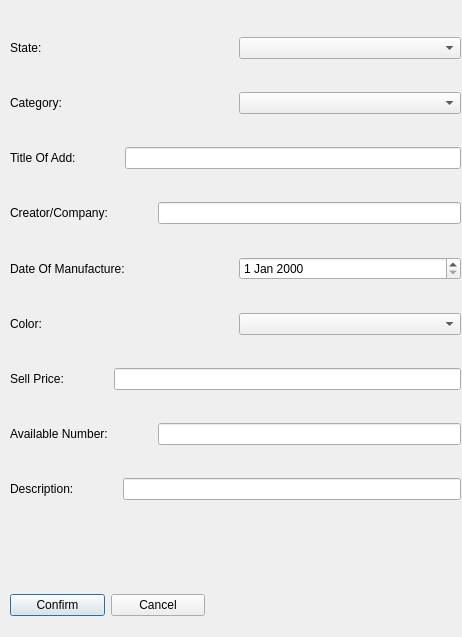
<?xml version="1.0" encoding="UTF-8"?>
<ui version="4.0">
 <class>AddProduct1</class>
 <widget class="QDialog" name="AddProduct1">
  <property name="geometry">
   <rect>
    <x>0</x>
    <y>0</y>
    <width>462</width>
    <height>637</height>
   </rect>
  </property>
  <property name="sizePolicy">
   <sizepolicy hsizetype="Fixed" vsizetype="Fixed">
    <horstretch>0</horstretch>
    <verstretch>0</verstretch>
   </sizepolicy>
  </property>
  <property name="windowTitle">
   <string>Dialog</string>
  </property>
  <property name="styleSheet">
   <string notr="true"/>
  </property>
  <widget class="QWidget" name="layoutWidget">
   <property name="geometry">
    <rect>
     <x>10</x>
     <y>10</y>
     <width>451</width>
     <height>521</height>
    </rect>
   </property>
   <layout class="QVBoxLayout" name="verticalLayout">
    <item>
     <layout class="QHBoxLayout" name="horizontalLayout">
      <item>
       <widget class="QLabel" name="stateL">
        <property name="styleSheet">
         <string notr="true">&lt;font color='red'&gt;text&lt;/font&gt;</string>
        </property>
        <property name="text">
         <string>State:  </string>
        </property>
       </widget>
      </item>
      <item>
       <widget class="QComboBox" name="stateCombo"/>
      </item>
     </layout>
    </item>
    <item>
     <layout class="QHBoxLayout" name="horizontalLayout_10">
      <item>
       <layout class="QHBoxLayout" name="horizontalLayout_7">
        <item>
         <widget class="QLabel" name="categoryL">
          <property name="text">
           <string>Category: </string>
          </property>
         </widget>
        </item>
        <item>
         <spacer name="horizontalSpacer_3">
          <property name="orientation">
           <enum>Qt::Horizontal</enum>
          </property>
          <property name="sizeType">
           <enum>QSizePolicy::Minimum</enum>
          </property>
          <property name="sizeHint" stdset="0">
           <size>
            <width>40</width>
            <height>20</height>
           </size>
          </property>
         </spacer>
        </item>
       </layout>
      </item>
      <item>
       <widget class="QComboBox" name="categoryCombo"/>
      </item>
     </layout>
    </item>
    <item>
     <layout class="QHBoxLayout" name="horizontalLayout_2">
      <item>
       <widget class="QLabel" name="titleL">
        <property name="text">
         <string>Title Of Add: </string>
        </property>
       </widget>
      </item>
      <item>
       <spacer name="horizontalSpacer">
        <property name="orientation">
         <enum>Qt::Horizontal</enum>
        </property>
        <property name="sizeType">
         <enum>QSizePolicy::Minimum</enum>
        </property>
        <property name="sizeHint" stdset="0">
         <size>
          <width>40</width>
          <height>20</height>
         </size>
        </property>
       </spacer>
      </item>
      <item>
       <widget class="QLineEdit" name="titleE">
        <property name="maxLength">
         <number>32767</number>
        </property>
       </widget>
      </item>
     </layout>
    </item>
    <item>
     <layout class="QHBoxLayout" name="horizontalLayout_3">
      <item>
       <widget class="QLabel" name="creatorL">
        <property name="text">
         <string>Creator/Company: </string>
        </property>
       </widget>
      </item>
      <item>
       <spacer name="horizontalSpacer_2">
        <property name="orientation">
         <enum>Qt::Horizontal</enum>
        </property>
        <property name="sizeType">
         <enum>QSizePolicy::Minimum</enum>
        </property>
        <property name="sizeHint" stdset="0">
         <size>
          <width>40</width>
          <height>20</height>
         </size>
        </property>
       </spacer>
      </item>
      <item>
       <widget class="QLineEdit" name="creatorE"/>
      </item>
     </layout>
    </item>
    <item>
     <layout class="QHBoxLayout" name="horizontalLayout_4">
      <item>
       <widget class="QLabel" name="dateL">
        <property name="text">
         <string>Date Of Manufacture: </string>
        </property>
       </widget>
      </item>
      <item>
       <widget class="QDateEdit" name="dateE"/>
      </item>
     </layout>
    </item>
    <item>
     <layout class="QHBoxLayout" name="horizontalLayout_5">
      <item>
       <widget class="QLabel" name="colorL">
        <property name="text">
         <string>Color: </string>
        </property>
       </widget>
      </item>
      <item>
       <widget class="QComboBox" name="colorCombo"/>
      </item>
     </layout>
    </item>
    <item>
     <layout class="QHBoxLayout" name="horizontalLayout_6">
      <item>
       <widget class="QLabel" name="priceL">
        <property name="text">
         <string>Sell Price: </string>
        </property>
       </widget>
      </item>
      <item>
       <spacer name="horizontalSpacer_4">
        <property name="orientation">
         <enum>Qt::Horizontal</enum>
        </property>
        <property name="sizeType">
         <enum>QSizePolicy::Minimum</enum>
        </property>
        <property name="sizeHint" stdset="0">
         <size>
          <width>40</width>
          <height>20</height>
         </size>
        </property>
       </spacer>
      </item>
      <item>
       <widget class="QLineEdit" name="sellPriceE"/>
      </item>
     </layout>
    </item>
    <item>
     <layout class="QHBoxLayout" name="horizontalLayout_18">
      <item>
       <widget class="QLabel" name="numberL">
        <property name="text">
         <string>Available Number: </string>
        </property>
       </widget>
      </item>
      <item>
       <spacer name="horizontalSpacer_5">
        <property name="orientation">
         <enum>Qt::Horizontal</enum>
        </property>
        <property name="sizeType">
         <enum>QSizePolicy::Minimum</enum>
        </property>
        <property name="sizeHint" stdset="0">
         <size>
          <width>40</width>
          <height>20</height>
         </size>
        </property>
       </spacer>
      </item>
      <item>
       <widget class="QLineEdit" name="numberE">
        <property name="text">
         <string/>
        </property>
       </widget>
      </item>
     </layout>
    </item>
    <item>
     <layout class="QHBoxLayout" name="horizontalLayout_8">
      <item>
       <widget class="QLabel" name="descriptionL">
        <property name="text">
         <string>Description: </string>
        </property>
       </widget>
      </item>
      <item>
       <spacer name="horizontalSpacer_6">
        <property name="orientation">
         <enum>Qt::Horizontal</enum>
        </property>
        <property name="sizeType">
         <enum>QSizePolicy::Minimum</enum>
        </property>
        <property name="sizeHint" stdset="0">
         <size>
          <width>40</width>
          <height>20</height>
         </size>
        </property>
       </spacer>
      </item>
      <item>
       <widget class="QLineEdit" name="descriptionE"/>
      </item>
     </layout>
    </item>
   </layout>
  </widget>
  <widget class="QWidget" name="layoutWidget">
   <property name="geometry">
    <rect>
     <x>10</x>
     <y>590</y>
     <width>195</width>
     <height>30</height>
    </rect>
   </property>
   <layout class="QHBoxLayout" name="horizontalLayout_9">
    <item>
     <widget class="QPushButton" name="confirmB">
      <property name="text">
       <string>Confirm</string>
      </property>
     </widget>
    </item>
    <item>
     <widget class="QPushButton" name="cancelB">
      <property name="text">
       <string>Cancel</string>
      </property>
     </widget>
    </item>
   </layout>
  </widget>
 </widget>
 <resources/>
 <connections/>
</ui>
